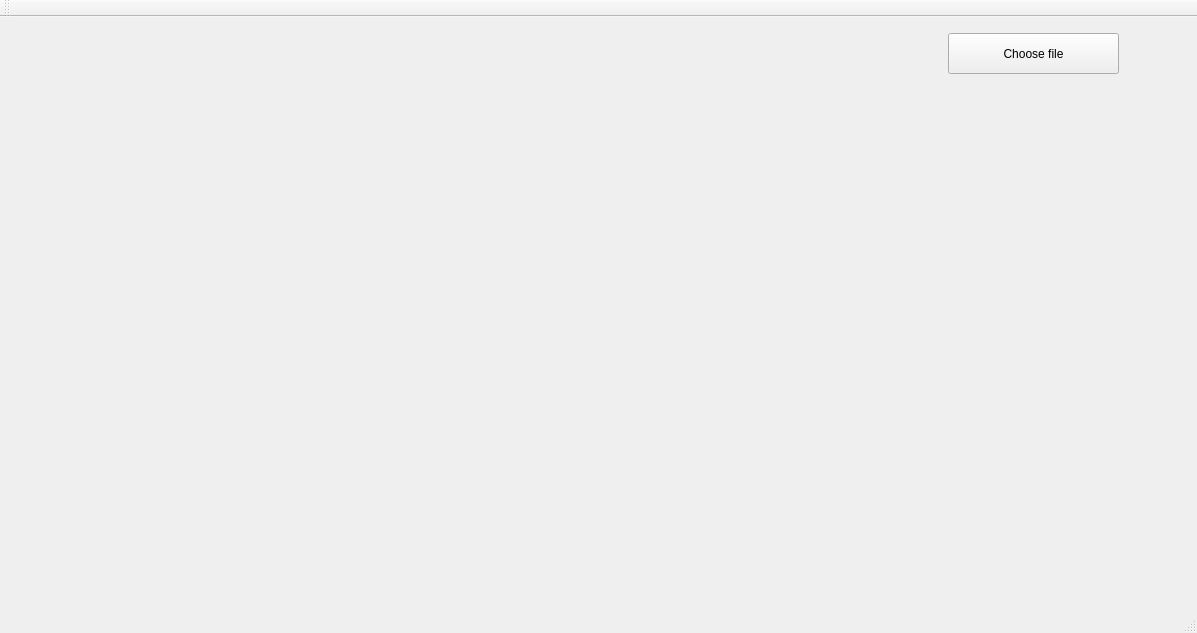
<?xml version="1.0" encoding="UTF-8"?>
<ui version="4.0">
 <class>MainWindow</class>
 <widget class="QMainWindow" name="MainWindow">
  <property name="geometry">
   <rect>
    <x>0</x>
    <y>0</y>
    <width>1197</width>
    <height>633</height>
   </rect>
  </property>
  <property name="windowTitle">
   <string>MainWindow</string>
  </property>
  <widget class="QWidget" name="centralWidget">
   <widget class="QCustomPlot" name="fluor_graph" native="true">
    <property name="geometry">
     <rect>
      <x>89</x>
      <y>10</y>
      <width>691</width>
      <height>221</height>
     </rect>
    </property>
   </widget>
   <widget class="QCustomPlot" name="res_graph" native="true">
    <property name="geometry">
     <rect>
      <x>89</x>
      <y>299</y>
      <width>691</width>
      <height>211</height>
     </rect>
    </property>
   </widget>
   <widget class="QPushButton" name="file_button">
    <property name="geometry">
     <rect>
      <x>948</x>
      <y>16</y>
      <width>171</width>
      <height>41</height>
     </rect>
    </property>
    <property name="text">
     <string>Choose file</string>
    </property>
   </widget>
   <widget class="QLabel" name="cycle_label">
    <property name="geometry">
     <rect>
      <x>936</x>
      <y>110</y>
      <width>171</width>
      <height>151</height>
     </rect>
    </property>
    <property name="text">
     <string/>
    </property>
   </widget>
   <widget class="QLabel" name="expt_label">
    <property name="geometry">
     <rect>
      <x>260</x>
      <y>260</y>
      <width>331</width>
      <height>20</height>
     </rect>
    </property>
    <property name="text">
     <string/>
    </property>
   </widget>
  </widget>
  <widget class="QMenuBar" name="menuBar">
   <property name="geometry">
    <rect>
     <x>0</x>
     <y>0</y>
     <width>1197</width>
     <height>25</height>
    </rect>
   </property>
  </widget>
  <widget class="QToolBar" name="mainToolBar">
   <attribute name="toolBarArea">
    <enum>TopToolBarArea</enum>
   </attribute>
   <attribute name="toolBarBreak">
    <bool>false</bool>
   </attribute>
  </widget>
  <widget class="QStatusBar" name="statusBar"/>
 </widget>
 <layoutdefault spacing="6" margin="11"/>
 <customwidgets>
  <customwidget>
   <class>QCustomPlot</class>
   <extends>QWidget</extends>
   <header>qcustomplot.h</header>
   <container>1</container>
  </customwidget>
 </customwidgets>
 <resources/>
 <connections/>
</ui>
